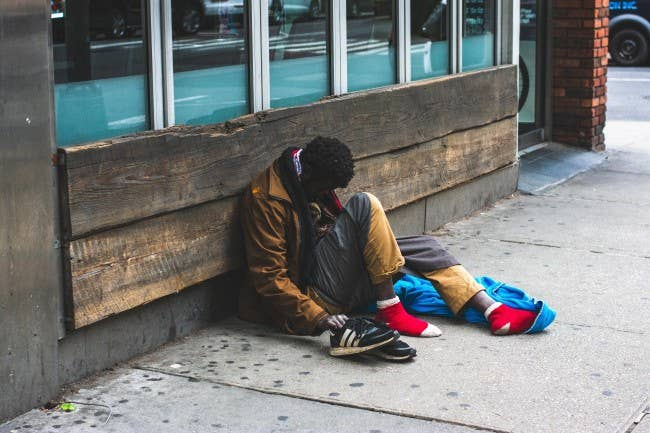
#> input picture homeless.jpg, 650 x 433 px
$ python kks.py
#> lines starting #> are read from the running program, lines starting #| are printed output that depends on the picture
from PIL import image

def bilde():

  datne = 'kks/homeless.jpg'

  with image.open(datne) as im:

    print(datne, im.format, f'{im.size}x{im.mode}')
    im.show()


bilde()
#> (the call stopped at in bilde, `with image.open(datne) as im: `: PIL is not available in this run)

import tkinter as tk
window = tk.Tk()


from PIL import Image

def bilde():

  datne = 'homeless.jpg'

  with Image.open(datne) as im:

#> im is the input picture: PIL image 650x433 RGB; mean R, G, B 120.3, 122.1, 120.9
    print(datne, im.format, f'{im.size}x{im.mode}')
#| homeless.jpg JPEG (650, 433)xRGB
    im.show()

    izmers = (100,100)

    im.thumbnail(izmers)
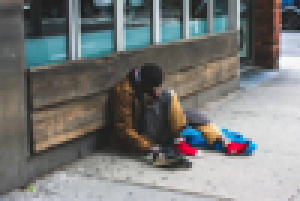
#> im: PIL image 100x67 RGB (shown 3 times larger); mean R, G, B 120.2, 122, 120.8

    im.save('Apelsino.jpg', im.format)


bilde()
